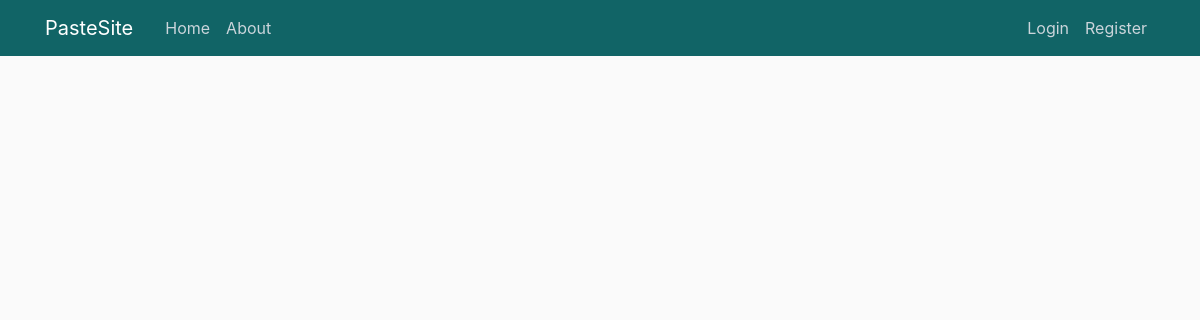
Before: / with the older database file.
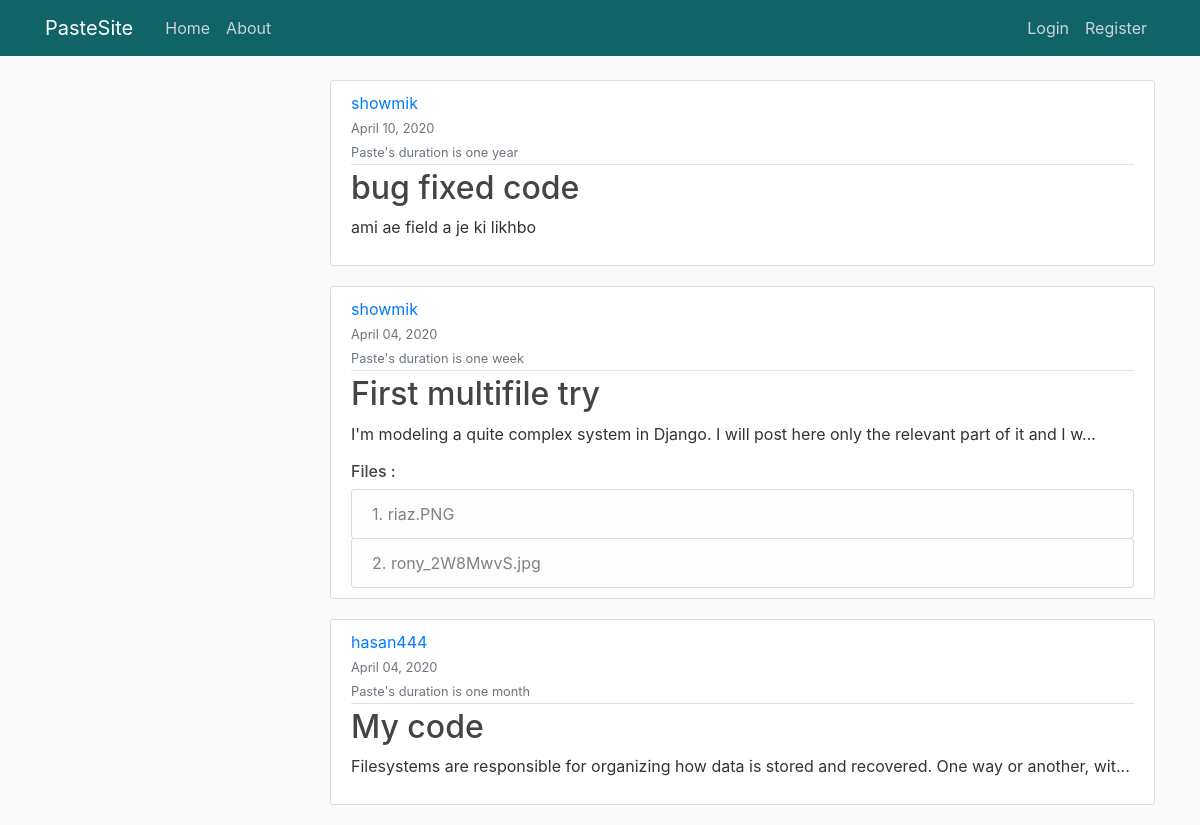
After: the same page with the newer database file.
### blog/models.py (models this page shows, shortened)
class PostFile(models.Model):
    expiration_choices = [
        ('1','One Day'),
        ('7','One Week'),
        ('30','One Month'),
        ('365','One Year')
    ]
    title = models.CharField(max_length=100)
    expiration = models.CharField(max_length=20,choices=expiration_choices, default=1)
    content = models.TextField()
    file = models.FileField(upload_to = 'files/', blank = True , null = True)
    date_posted = models.DateTimeField(default=timezone.now)
    author = models.ForeignKey(User, on_delete=models.CASCADE)
    def snippet(self):
        str = self.content[:100]
        if len(self.content) > 100:
            str+='...'
        return str

class Attachment(models.Model):
    post = models.ForeignKey(PostFile, on_delete = models.CASCADE)
    file = models.FileField(upload_to='files/', blank = True, null= True)
    def filename(self):
        return os.path.basename(self.file.name)

### blog/views.py (the view)
# urls.py: path('', PostFileListView.as_view(), name='blog-Home'),
class PostFileListView(ListView):
    model = PostFile
    template_name = 'blog/filehome.html'    #<app>/<model>_<viewtype>.html
    context_object_name = 'posts'
    queryset = PostFile.objects.all()
    ordering = ['-date_posted']

### blog/templates/blog/filehome.html
{% extends "blog/base.html" %}
{% block content %}
    {% for post in posts%}
        <article class="media content-section">
            <div class="media-body">
                <div class="article-metadata">
                    <a class="mr-2" href="#">{{ post.author }}</a>
                    <div>
                        <small class="text-muted">{{ post.date_posted|date:"F d, Y" }}</small>
                    </div>
                    <div>
                        {% if post.expiration == '1' %}
                            <small class="text-muted">Paste's duration is one day </small>
                        {% elif post.expiration == '7' %}
                            <small class="text-muted ">Paste's duration is one week </small>
                        {% elif post.expiration == '30' %}
                            <small class="text-muted">Paste's duration is one month </small>
                        {% else %}
                            <small class="text-muted">Paste's duration is one year </small>
                        {% endif %}
                    </div>
                </div>
                <h2><a class="article-title" href="{% url 'postfile-detail' post.id %}">{{ post.title }}</a></h2>
                <p class="article-content">{{ post.snippet }}</p>
                {% if  post.attachment_set.all%}
                    <h6>Files :</h6>
                    <div class="list-group">
                        {% for file in post.attachment_set.all%}
                            <a class="btn list-group-item list-group-item-light text-left" href="{{ file.file.url }}" target="_blank">{{ forloop.counter }}.   {{file.filename }}</a>
                        {% endfor %}
                        </div>
                {% endif %}
            </div>
        </article>
    {% endfor %}
{% endblock content %}

### blog/templates/blog/base.html (shortened to what this page needs)
{% load static %}
<!DOCTYPE html>
<html>
<head>
    <link rel="stylesheet" href="https://maxcdn.bootstrapcdn.com/bootstrap/4.0.0/css/bootstrap.min.css"
>
    <link rel="stylesheet" type="text/css" href="{% static 'blog/main.css' %} " >
</head>
<body>
    <header class="site-header">
        <nav class="navbar navbar-expand-md navbar-dark bg-steel fixed-top">
          <div class="container">
            <a class="navbar-brand mr-4" href="/">PasteSite</a>
            <div class="collapse navbar-collapse" id="navbarToggle">
              <div class="navbar-nav mr-auto">
                <a class="nav-item nav-link" href="{% url 'blog-Home'%}">Home</a>
                <a class="nav-item nav-link" href="/about">About</a>
              </div>
              <div class="navbar-nav">
                {% if user.is_authenticated %}
                  <a class="nav-item nav-link" href="{% url 'profile' %}">Profile</a>
                  <a class="nav-item nav-link" href="{% url 'logout' %}">Logout</a>
                {% else %}
                  <a class="nav-item nav-link" href="{% url 'login' %}">Login</a>
                  <a class="nav-item nav-link" href="{% url 'register' %}">Register</a>
                {% endif %}
              </div>
            </div>
          </div>
        </nav>
      </header>
      <main role="main" class="container">
        <div class="row">
          <div class="col-md-3 container">
          </div>
          <div class="col-md-9">
            {% block content %}{% endblock %}
          </div>
        </div>
      </main>
</body>
</html>

### blog/static/blog/main.css (style rules this page uses)
body { background: #fafafa; color: #333333; margin-top: 5rem; }
h1, h2, h3, h4, h5, h6 { color: #444444; }
.bg-steel { background-color:#116466; }
.site-header .navbar-nav .nav-link { color: #cbd5db; }
.content-section { background: #ffffff; padding: 10px 20px; border: 1px solid #dddddd; border-radius: 3px; margin-bottom: 20px; }
.article-title { color: #444444; }
.article-content { white-space: pre-line; }
.article-metadata { padding-bottom: 1px; margin-bottom: 4px; border-bottom: 1px solid #e3e3e3 }

Changed rows visible on the page:
added PostFile: author "showmik", date_posted "April 10, 2020", expiration "Paste's duration is one year", title "bug fixed code", snippet "ami ae field a je ki likhbo"
added PostFile: author "showmik", date_posted "April 04, 2020", expiration "Paste's duration is one week", title "First multifile try", snippet "I'm modeling a quite complex system in Django. I will post here only the relevant part of it and I w..."
added Attachment: filename "riaz.PNG"
added Attachment: filename "rony_2W8MwvS.jpg"
added PostFile: author "hasan444", date_posted "April 04, 2020", expiration "Paste's duration is one month", title "My code", snippet "Filesystems are responsible for organizing how data is stored and recovered. One way or another, wit..."
